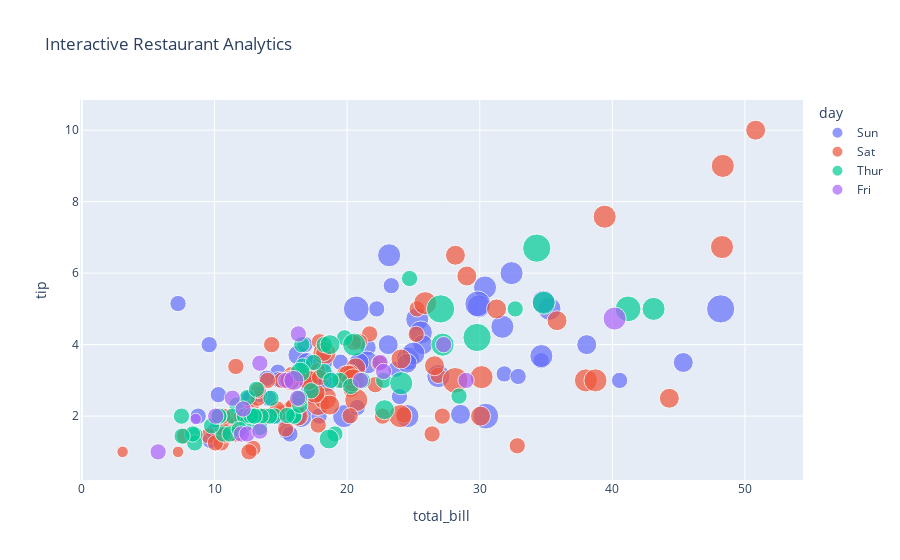

The cell this chart's notebook holds for it:
### Code cell
# Interactive restaurant dashboard
fig = px.scatter(tips_df, x='total_bill', y='tip', 
                size='size', color='day', hover_data=['sex', 'smoker'],
                title="Interactive Restaurant Analytics")
fig.show()

### Figure 1 — Plotly figure (JSON) as saved in the notebook; plotly's stock layout.template omitted (floating-point values rounded to 4 significant figures; data arrays with more than 128 entries replaced by an {"elided": "..."} marker saying what was removed)
{"data": [{"customdata": {"elided": "76x2 str values"}, "hovertemplate": "day=Sun<br>total_bill=%{x}<br>tip=%{y}<br>size=%{marker.size}<br>sex=%{customdata[0]}<br>smoker=%{customdata[1]}<extra></extra>", "legendgroup": "Sun", "marker": {"color": "#636efa", "size": [2, 3, 3, 2, 4, 4, 2, 4, 2, 2, 2, 4, 2, 4, 2, 2, 3, 3, 3, 2, 2, 2, 4, 2, 2, 4, 3, 2, 2, 2, 4, 2, 4, 2, 3, 2, 3, 2, 4, 2, 2, 3, 4, 4, 5, 6, 4, 2, 4, 4, 2, 3, 2, 2, 3, 2, 4, 2, 2, 2, 2, 2, 2, 2, 2, 4, 2, 3, 4, 2, 5, 3, 5, 3, 3, 2], "sizemode": "area", "sizeref": 0.015, "symbol": "circle"}, "mode": "markers", "name": "Sun", "orientation": "v", "showlegend": true, "type": "scatter", "x": [16.99, 10.34, 21.01, 23.68, 24.59, 25.29, 8.77, 26.88, 15.04, 14.78, 10.27, 35.26, 15.42, 18.43, 14.83, 21.58, 10.33, 16.29, 16.97, 17.46, 13.94, 9.68, 30.4, 18.29, 22.23, 32.4, 28.55, 18.04, 12.54, 10.29, 34.81, 9.94, 25.56, 19.49, 38.07, 23.95, 25.71, 17.31, 29.93, 14.07, 13.13, 17.26, 24.55, 19.77, 29.85, 48.17, 25.0, 13.39, 16.49, 21.5, 12.66, 16.21, 13.81, 17.51, 24.52, 20.76, 31.71, 7.25, 31.85, 16.82, 32.9, 17.89, 14.48, 9.6, 34.63, 34.65, 23.33, 45.35, 23.17, 40.55, 20.69, 20.9, 30.46, 18.15, 23.1, 15.69], "xaxis": "x", "y": [1.01, 1.66, 3.5, 3.31, 3.61, 4.71, 2.0, 3.12, 1.96, 3.23, 1.71, 5.0, 1.57, 3.0, 3.02, 3.92, 1.67, 3.71, 3.5, 2.54, 3.06, 1.32, 5.6, 3.0, 5.0, 6.0, 2.05, 3.0, 2.5, 2.6, 5.2, 1.56, 4.34, 3.51, 4.0, 2.55, 4.0, 3.5, 5.07, 2.5, 2.0, 2.74, 2.0, 2.0, 5.14, 5.0, 3.75, 2.61, 2.0, 3.5, 2.5, 2.0, 2.0, 3.0, 3.48, 2.24, 4.5, 5.15, 3.18, 4.0, 3.11, 2.0, 2.0, 4.0, 3.55, 3.68, 5.65, 3.5, 6.5, 3.0, 5.0, 3.5, 2.0, 3.5, 4.0, 1.5], "yaxis": "y"}, {"customdata": {"elided": "87x2 str values"}, "hovertemplate": "day=Sat<br>total_bill=%{x}<br>tip=%{y}<br>size=%{marker.size}<br>sex=%{customdata[0]}<br>smoker=%{customdata[1]}<extra></extra>", "legendgroup": "Sat", "marker": {"color": "#EF553B", "size": [3, 2, 2, 2, 4, 2, 4, 2, 2, 2, 2, 2, 4, 2, 4, 2, 3, 3, 3, 3, 3, 3, 4, 2, 2, 4, 2, 2, 2, 4, 3, 3, 2, 1, 2, 2, 2, 3, 2, 2, 2, 2, 2, 3, 2, 2, 2, 2, 2, 2, 2, 2, 1, 2, 2, 3, 2, 3, 4, 2, 2, 3, 4, 4, 2, 3, 2, 5, 2, 2, 4, 4, 2, 2, 4, 3, 2, 2, 2, 2, 2, 2, 3, 3, 2, 2, 2], "sizemode": "area", "sizeref": 0.015, "symbol": "circle"}, "mode": "markers", "name": "Sat", "orientation": "v", "showlegend": true, "type": "scatter", "x": [20.65, 17.92, 20.29, 15.77, 39.42, 19.82, 17.81, 13.37, 12.69, 21.7, 19.65, 9.55, 18.35, 15.06, 20.69, 17.78, 24.06, 16.31, 16.93, 18.69, 31.27, 16.04, 38.01, 26.41, 11.24, 48.27, 20.29, 13.81, 11.02, 18.29, 17.59, 20.08, 16.45, 3.07, 20.23, 15.01, 12.02, 17.07, 26.86, 25.28, 14.73, 10.51, 17.92, 44.3, 22.42, 20.92, 15.36, 20.49, 25.21, 18.24, 14.31, 14.0, 7.25, 10.59, 10.63, 50.81, 15.81, 26.59, 38.73, 24.27, 12.76, 30.06, 25.89, 48.33, 13.27, 28.17, 12.9, 28.15, 11.59, 7.74, 30.14, 20.45, 13.28, 22.12, 24.01, 15.69, 11.61, 10.77, 15.53, 10.07, 12.6, 32.83, 35.83, 29.03, 27.18, 22.67, 17.82], "xaxis": "x", "y": [3.35, 4.08, 2.75, 2.23, 7.58, 3.18, 2.34, 2.0, 2.0, 4.3, 3.0, 1.45, 2.5, 3.0, 2.45, 3.27, 3.6, 2.0, 3.07, 2.31, 5.0, 2.24, 3.0, 1.5, 1.76, 6.73, 3.21, 2.0, 1.98, 3.76, 2.64, 3.15, 2.47, 1.0, 2.01, 2.09, 1.97, 3.0, 3.14, 5.0, 2.2, 1.25, 3.08, 2.5, 3.48, 4.08, 1.64, 4.06, 4.29, 3.76, 4.0, 3.0, 1.0, 1.61, 2.0, 10.0, 3.16, 3.41, 3.0, 2.03, 2.23, 2.0, 5.16, 9.0, 2.5, 6.5, 1.1, 3.0, 1.5, 1.44, 3.09, 3.0, 2.72, 2.88, 2.0, 3.0, 3.39, 1.47, 3.0, 1.25, 1.0, 1.17, 4.67, 5.92, 2.0, 2.0, 1.75], "yaxis": "y"}, {"customdata": [["Male", "No"], ["Male", "No"], ["Male", "No"], ["Male", "Yes"], ["Male", "No"], ["Female", "No"], ["Male", "Yes"], ["Male", "No"], ["Female", "No"], ["Male", "No"], ["Male", "No"], ["Male", "No"], ["Male", "No"], ["Female", "No"], ["Female", "No"], ["Female", "No"], ["Male", "No"], ["Female", "No"], ["Male", "No"], ["Male", "No"], ["Female", "No"], ["Female", "No"], ["Male", "No"], ["Female", "No"], ["Female", "No"], ["Male", "No"], ["Male", "No"], ["Female", "No"], ["Female", "No"], ["Female", "No"], ["Female", "No"], ["Female", "No"], ["Female", "No"], ["Female", "No"], ["Male", "Yes"], ["Female", "No"], ["Female", "No"], ["Male", "No"], ["Male", "No"], ["Female", "No"], ["Female", "No"], ["Female", "No"], ["Female", "No"], ["Female", "No"], ["Male", "No"], ["Male", "No"], ["Female", "Yes"], ["Male", "Yes"], ["Male", "Yes"], ["Male", "Yes"], ["Male", "No"], ["Male", "Yes"], ["Female", "Yes"], ["Female", "Yes"], ["Male", "Yes"], ["Male", "Yes"], ["Female", "Yes"], ["Female", "Yes"], ["Female", "Yes"], ["Male", "Yes"], ["Female", "Yes"], ["Female", "No"]], "hovertemplate": "day=Thur<br>total_bill=%{x}<br>tip=%{y}<br>size=%{marker.size}<br>sex=%{customdata[0]}<br>smoker=%{customdata[1]}<extra></extra>", "legendgroup": "Thur", "marker": {"color": "#00cc96", "size": [4, 2, 2, 2, 2, 1, 2, 2, 4, 2, 2, 2, 2, 2, 2, 4, 2, 2, 2, 2, 2, 6, 2, 2, 2, 3, 2, 2, 2, 2, 2, 2, 2, 2, 2, 2, 2, 6, 5, 6, 2, 2, 3, 2, 2, 2, 2, 2, 2, 2, 2, 2, 4, 2, 2, 3, 2, 2, 2, 4, 3, 2], "sizemode": "area", "sizeref": 0.015, "symbol": "circle"}, "mode": "markers", "name": "Thur", "orientation": "v", "showlegend": true, "type": "scatter", "x": [27.2, 22.76, 17.29, 19.44, 16.66, 10.07, 32.68, 15.98, 34.83, 13.03, 18.28, 24.71, 21.16, 10.65, 12.43, 24.08, 11.69, 13.42, 14.26, 15.95, 12.48, 29.8, 8.52, 14.52, 11.38, 22.82, 19.08, 20.27, 11.17, 12.26, 18.26, 8.51, 10.33, 14.15, 16.0, 13.16, 17.47, 34.3, 41.19, 27.05, 16.43, 8.35, 18.64, 11.87, 9.78, 7.51, 19.81, 28.44, 15.48, 16.58, 7.56, 10.34, 43.11, 13.0, 13.51, 18.71, 12.74, 13.0, 16.4, 20.53, 16.47, 18.78], "xaxis": "x", "y": [4.0, 3.0, 2.71, 3.0, 3.4, 1.83, 5.0, 2.03, 5.17, 2.0, 4.0, 5.85, 3.0, 1.5, 1.8, 2.92, 2.31, 1.68, 2.5, 2.0, 2.52, 4.2, 1.48, 2.0, 2.0, 2.18, 1.5, 2.83, 1.5, 2.0, 3.25, 1.25, 2.0, 2.0, 2.0, 2.75, 3.5, 6.7, 5.0, 5.0, 2.3, 1.5, 1.36, 1.63, 1.73, 2.0, 4.19, 2.56, 2.02, 4.0, 1.44, 2.0, 5.0, 2.0, 2.0, 4.0, 2.01, 2.0, 2.5, 4.0, 3.23, 3.0], "yaxis": "y"}, {"customdata": [["Male", "Yes"], ["Male", "No"], ["Female", "Yes"], ["Female", "Yes"], ["Female", "No"], ["Male", "Yes"], ["Male", "Yes"], ["Male", "Yes"], ["Male", "Yes"], ["Male", "No"], ["Female", "Yes"], ["Female", "Yes"], ["Male", "Yes"], ["Female", "Yes"], ["Male", "Yes"], ["Female", "No"], ["Male", "Yes"], ["Female", "Yes"], ["Female", "Yes"]], "hovertemplate": "day=Fri<br>total_bill=%{x}<br>tip=%{y}<br>size=%{marker.size}<br>sex=%{customdata[0]}<br>smoker=%{customdata[1]}<extra></extra>", "legendgroup": "Fri", "marker": {"color": "#ab63fa", "size": [2, 2, 2, 2, 2, 4, 2, 2, 2, 2, 2, 2, 2, 2, 1, 3, 2, 2, 2], "sizemode": "area", "sizeref": 0.015, "symbol": "circle"}, "mode": "markers", "name": "Fri", "orientation": "v", "showlegend": true, "type": "scatter", "x": [28.97, 22.49, 5.75, 16.32, 22.75, 40.17, 27.28, 12.03, 21.01, 12.46, 11.35, 15.38, 12.16, 13.42, 8.58, 15.98, 13.42, 16.27, 10.09], "xaxis": "x", "y": [3.0, 3.5, 1.0, 4.3, 3.25, 4.73, 4.0, 1.5, 3.0, 1.5, 2.5, 3.0, 2.2, 3.48, 1.92, 3.0, 1.58, 2.5, 2.0], "yaxis": "y"}], "layout": {"legend": {"itemsizing": "constant", "title": {"text": "day"}, "tracegroupgap": 0}, "title": {"text": "Interactive Restaurant Analytics"}, "xaxis": {"anchor": "y", "domain": [0, 1], "title": {"text": "total_bill"}}, "yaxis": {"anchor": "x", "domain": [0, 1], "title": {"text": "tip"}}}}
